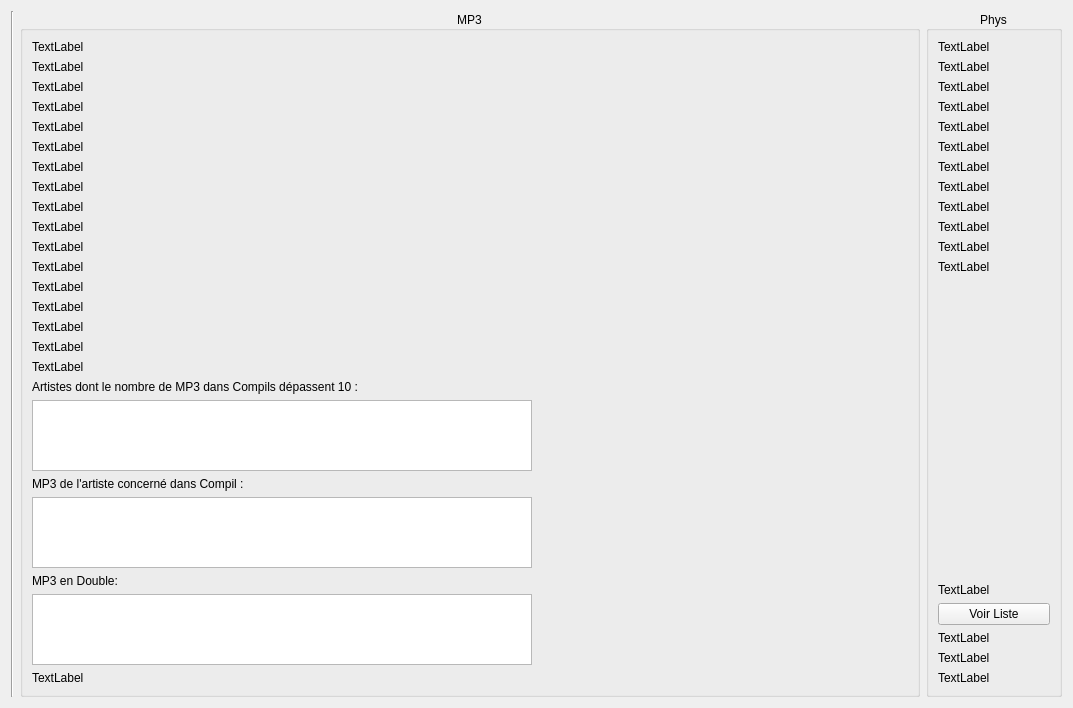
<?xml version="1.0" encoding="UTF-8"?>
<ui version="4.0">
 <class>OngletStats</class>
 <widget class="QWidget" name="OngletStats">
  <property name="geometry">
   <rect>
    <x>0</x>
    <y>0</y>
    <width>1073</width>
    <height>708</height>
   </rect>
  </property>
  <property name="windowTitle">
   <string>Form</string>
  </property>
  <layout class="QHBoxLayout" name="horizontalLayout_2">
   <item>
    <layout class="QHBoxLayout" name="horizontalLayout">
     <item>
      <widget class="Line" name="line">
       <property name="orientation">
        <enum>Qt::Vertical</enum>
       </property>
      </widget>
     </item>
     <item>
      <widget class="QGroupBox" name="Mp3">
       <property name="maximumSize">
        <size>
         <width>900</width>
         <height>16777215</height>
        </size>
       </property>
       <property name="title">
        <string>MP3</string>
       </property>
       <property name="alignment">
        <set>Qt::AlignCenter</set>
       </property>
       <layout class="QVBoxLayout" name="verticalLayout">
        <item>
         <widget class="QLabel" name="NbMp3Total">
          <property name="maximumSize">
           <size>
            <width>900</width>
            <height>16777215</height>
           </size>
          </property>
          <property name="text">
           <string>TextLabel</string>
          </property>
         </widget>
        </item>
        <item>
         <widget class="QLabel" name="NbMp3ScAlbum">
          <property name="maximumSize">
           <size>
            <width>900</width>
            <height>16777215</height>
           </size>
          </property>
          <property name="text">
           <string>TextLabel</string>
          </property>
         </widget>
        </item>
        <item>
         <widget class="QLabel" name="NbMp3Album">
          <property name="maximumSize">
           <size>
            <width>900</width>
            <height>16777215</height>
           </size>
          </property>
          <property name="text">
           <string>TextLabel</string>
          </property>
         </widget>
        </item>
        <item>
         <widget class="QLabel" name="NbMp3BOF">
          <property name="maximumSize">
           <size>
            <width>900</width>
            <height>16777215</height>
           </size>
          </property>
          <property name="text">
           <string>TextLabel</string>
          </property>
         </widget>
        </item>
        <item>
         <widget class="QLabel" name="NbMp3Spect">
          <property name="maximumSize">
           <size>
            <width>900</width>
            <height>16777215</height>
           </size>
          </property>
          <property name="text">
           <string>TextLabel</string>
          </property>
         </widget>
        </item>
        <item>
         <widget class="QLabel" name="NbMp3Tele">
          <property name="maximumSize">
           <size>
            <width>900</width>
            <height>16777215</height>
           </size>
          </property>
          <property name="text">
           <string>TextLabel</string>
          </property>
         </widget>
        </item>
        <item>
         <widget class="QLabel" name="NbMp3NA">
          <property name="maximumSize">
           <size>
            <width>900</width>
            <height>16777215</height>
           </size>
          </property>
          <property name="text">
           <string>TextLabel</string>
          </property>
         </widget>
        </item>
        <item>
         <widget class="QLabel" name="NbMp3Classique">
          <property name="maximumSize">
           <size>
            <width>900</width>
            <height>16777215</height>
           </size>
          </property>
          <property name="text">
           <string>TextLabel</string>
          </property>
         </widget>
        </item>
        <item>
         <widget class="QLabel" name="NbMp3Gene">
          <property name="maximumSize">
           <size>
            <width>900</width>
            <height>16777215</height>
           </size>
          </property>
          <property name="text">
           <string>TextLabel</string>
          </property>
         </widget>
        </item>
        <item>
         <widget class="QLabel" name="NbMp3Reprises">
          <property name="maximumSize">
           <size>
            <width>900</width>
            <height>16777215</height>
           </size>
          </property>
          <property name="text">
           <string>TextLabel</string>
          </property>
         </widget>
        </item>
        <item>
         <widget class="QLabel" name="NbMp3Compil">
          <property name="maximumSize">
           <size>
            <width>900</width>
            <height>16777215</height>
           </size>
          </property>
          <property name="text">
           <string>TextLabel</string>
          </property>
          <property name="margin">
           <number>0</number>
          </property>
         </widget>
        </item>
        <item>
         <widget class="QLabel" name="NbAvant1980">
          <property name="text">
           <string>TextLabel</string>
          </property>
         </widget>
        </item>
        <item>
         <widget class="QLabel" name="Nb1980">
          <property name="text">
           <string>TextLabel</string>
          </property>
         </widget>
        </item>
        <item>
         <widget class="QLabel" name="Nb1990">
          <property name="text">
           <string>TextLabel</string>
          </property>
         </widget>
        </item>
        <item>
         <widget class="QLabel" name="Nb2000">
          <property name="text">
           <string>TextLabel</string>
          </property>
         </widget>
        </item>
        <item>
         <widget class="QLabel" name="Nb2010">
          <property name="text">
           <string>TextLabel</string>
          </property>
         </widget>
        </item>
        <item>
         <widget class="QLabel" name="Nb2015">
          <property name="text">
           <string>TextLabel</string>
          </property>
         </widget>
        </item>
        <item>
         <spacer name="verticalSpacer_2">
          <property name="orientation">
           <enum>Qt::Vertical</enum>
          </property>
          <property name="sizeHint" stdset="0">
           <size>
            <width>0</width>
            <height>70</height>
           </size>
          </property>
         </spacer>
        </item>
        <item>
         <widget class="QLabel" name="Art">
          <property name="maximumSize">
           <size>
            <width>500</width>
            <height>16777215</height>
           </size>
          </property>
          <property name="text">
           <string>Artistes dont le nombre de MP3 dans Compils dépassent 10 :</string>
          </property>
         </widget>
        </item>
        <item>
         <widget class="QListWidget" name="ArtistesDansCompil">
          <property name="maximumSize">
           <size>
            <width>500</width>
            <height>400</height>
           </size>
          </property>
         </widget>
        </item>
        <item>
         <widget class="QLabel" name="Mp3Art10">
          <property name="text">
           <string>MP3 de l'artiste concerné dans Compil :</string>
          </property>
         </widget>
        </item>
        <item>
         <widget class="QListWidget" name="MP3Artiste5">
          <property name="maximumSize">
           <size>
            <width>500</width>
            <height>400</height>
           </size>
          </property>
         </widget>
        </item>
        <item>
         <widget class="QLabel" name="DoublonsMP3_2">
          <property name="text">
           <string>MP3 en Double:</string>
          </property>
         </widget>
        </item>
        <item>
         <widget class="QListWidget" name="DoublonsMP3">
          <property name="maximumSize">
           <size>
            <width>500</width>
            <height>400</height>
           </size>
          </property>
         </widget>
        </item>
        <item>
         <widget class="QLabel" name="PourcentMP3Phys">
          <property name="text">
           <string>TextLabel</string>
          </property>
         </widget>
        </item>
       </layout>
      </widget>
     </item>
     <item>
      <widget class="QGroupBox" name="Phys">
       <property name="maximumSize">
        <size>
         <width>900</width>
         <height>16777215</height>
        </size>
       </property>
       <property name="title">
        <string>Phys</string>
       </property>
       <property name="alignment">
        <set>Qt::AlignCenter</set>
       </property>
       <layout class="QVBoxLayout" name="verticalLayout_2">
        <item>
         <widget class="QLabel" name="NbPhysTotal">
          <property name="text">
           <string>TextLabel</string>
          </property>
         </widget>
        </item>
        <item>
         <widget class="QLabel" name="NbPhysTotalAlbums">
          <property name="text">
           <string>TextLabel</string>
          </property>
         </widget>
        </item>
        <item>
         <widget class="QLabel" name="NbPhysAlbums">
          <property name="text">
           <string>TextLabel</string>
          </property>
         </widget>
        </item>
        <item>
         <widget class="QLabel" name="NbPhysBOF">
          <property name="text">
           <string>TextLabel</string>
          </property>
         </widget>
        </item>
        <item>
         <widget class="QLabel" name="NbPhysSpect">
          <property name="text">
           <string>TextLabel</string>
          </property>
         </widget>
        </item>
        <item>
         <widget class="QLabel" name="NbPhysTele">
          <property name="text">
           <string>TextLabel</string>
          </property>
         </widget>
        </item>
        <item>
         <widget class="QLabel" name="NbPhysNA">
          <property name="text">
           <string>TextLabel</string>
          </property>
         </widget>
        </item>
        <item>
         <widget class="QLabel" name="NbPhysClass">
          <property name="text">
           <string>TextLabel</string>
          </property>
         </widget>
        </item>
        <item>
         <widget class="QLabel" name="NbPhysAssoc">
          <property name="text">
           <string>TextLabel</string>
          </property>
         </widget>
        </item>
        <item>
         <widget class="QLabel" name="NbPhysReprises">
          <property name="text">
           <string>TextLabel</string>
          </property>
         </widget>
        </item>
        <item>
         <widget class="QLabel" name="NbPhysSingle">
          <property name="text">
           <string>TextLabel</string>
          </property>
         </widget>
        </item>
        <item>
         <widget class="QLabel" name="NbPhysCompil">
          <property name="text">
           <string>TextLabel</string>
          </property>
         </widget>
        </item>
        <item>
         <spacer name="verticalSpacer_3">
          <property name="orientation">
           <enum>Qt::Vertical</enum>
          </property>
          <property name="sizeHint" stdset="0">
           <size>
            <width>20</width>
            <height>533</height>
           </size>
          </property>
         </spacer>
        </item>
        <item>
         <widget class="QLabel" name="NbAlbSSMP3">
          <property name="text">
           <string>TextLabel</string>
          </property>
         </widget>
        </item>
        <item>
         <widget class="QPushButton" name="VoirListeAlbSSMP3">
          <property name="text">
           <string>Voir Liste</string>
          </property>
         </widget>
        </item>
        <item>
         <spacer name="verticalSpacer">
          <property name="orientation">
           <enum>Qt::Vertical</enum>
          </property>
          <property name="sizeHint" stdset="0">
           <size>
            <width>20</width>
            <height>40</height>
           </size>
          </property>
         </spacer>
        </item>
        <item>
         <widget class="QLabel" name="Nb_Chansons">
          <property name="text">
           <string>TextLabel</string>
          </property>
         </widget>
        </item>
        <item>
         <widget class="QLabel" name="PourcentAlbumPhysMp3">
          <property name="text">
           <string>TextLabel</string>
          </property>
         </widget>
        </item>
        <item>
         <widget class="QLabel" name="PourcentPhysMP3">
          <property name="text">
           <string>TextLabel</string>
          </property>
         </widget>
        </item>
       </layout>
      </widget>
     </item>
    </layout>
   </item>
  </layout>
 </widget>
 <resources/>
 <connections/>
</ui>
